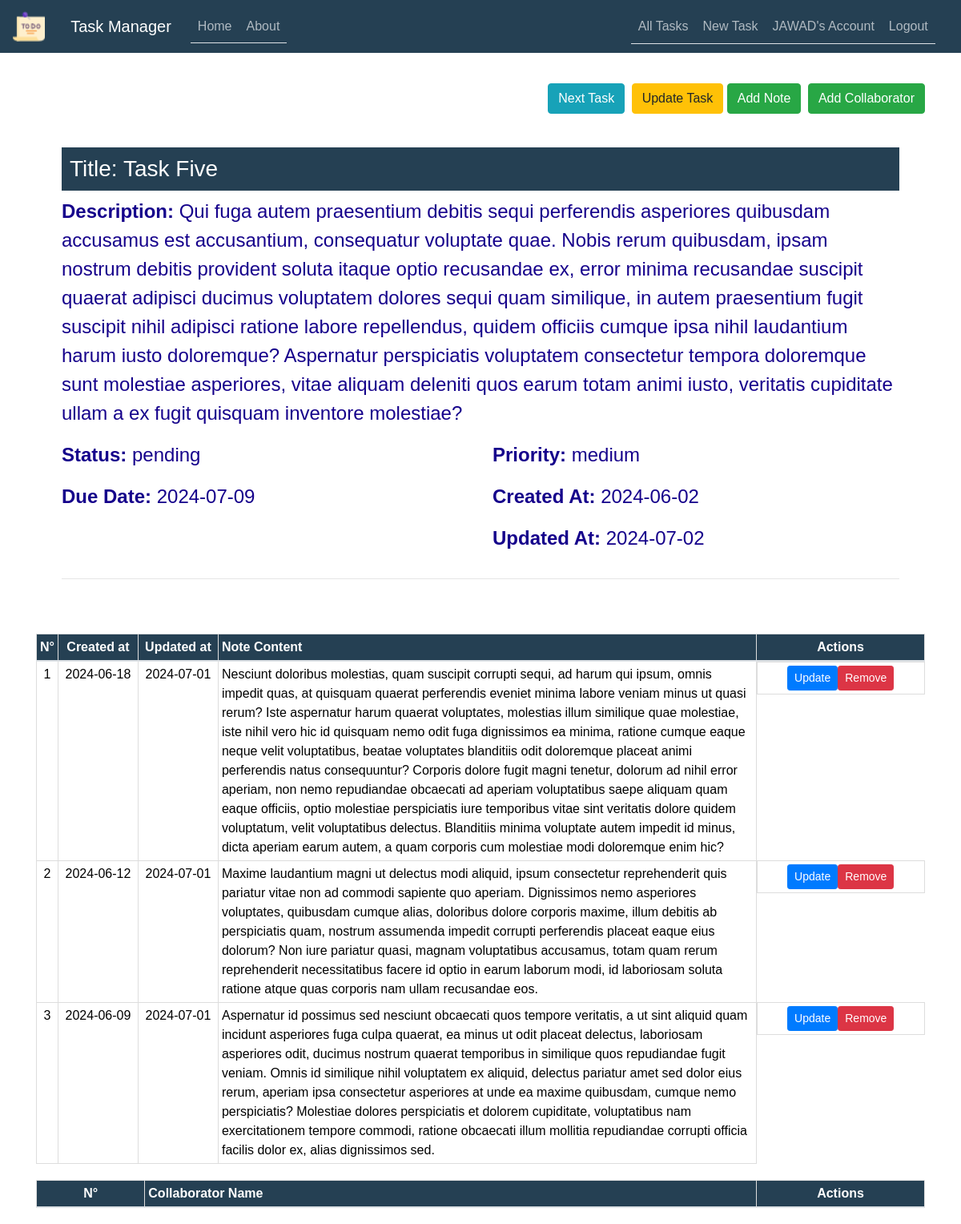
The page /task/18 (signed in) on the database as committed earlier.
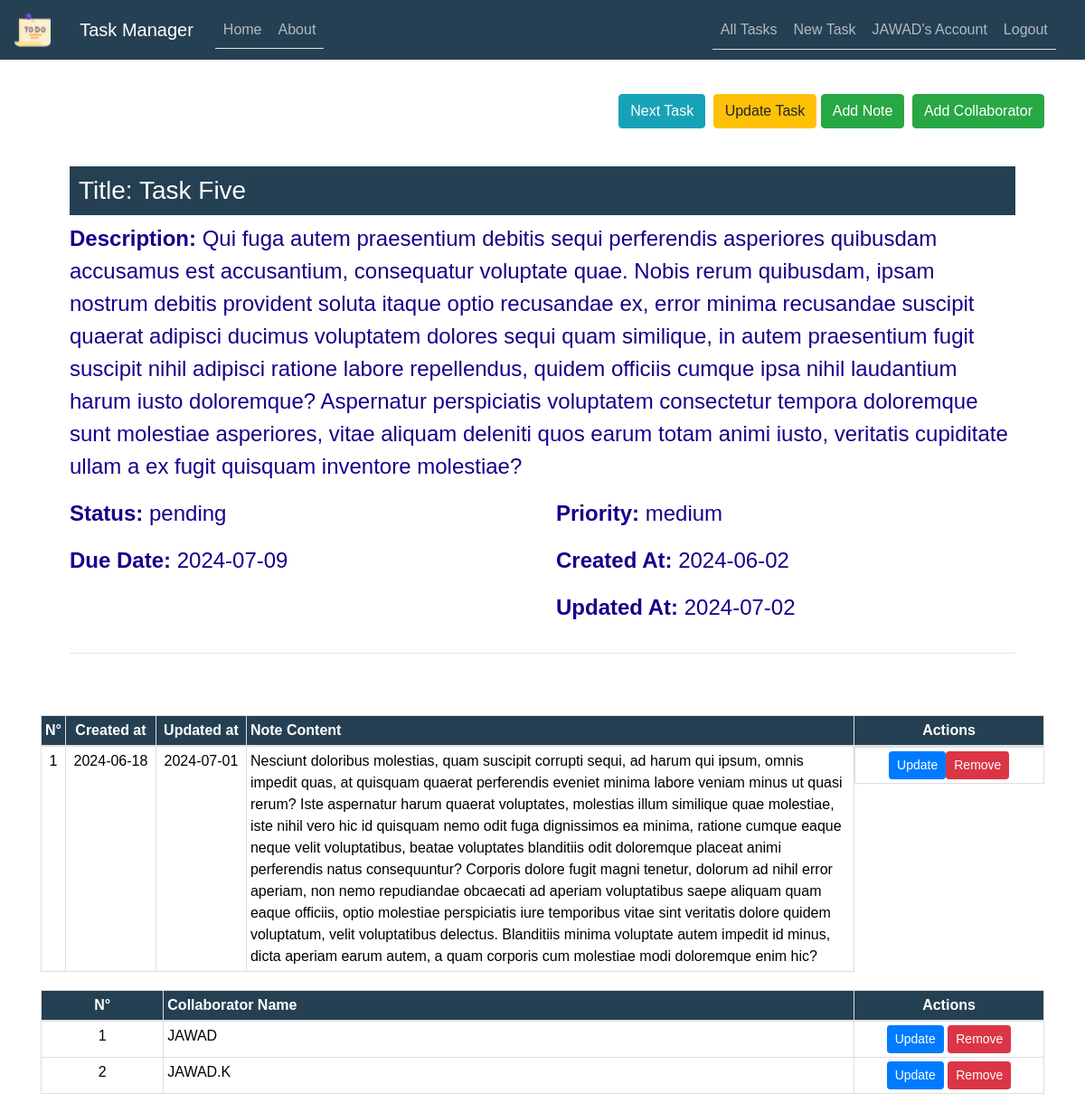
The same page on the database as committed later.
### TaskManager/models.py (models this page shows, shortened)
class User(db.Model, UserMixin):
    id = db.Column(db.Integer, primary_key=True)
    username = db.Column(db.String(50), unique=True, nullable=False)
    email = db.Column(db.String(100), unique=True, nullable=False)
    password = db.Column(db.String(255), nullable=False)
    date_joined = db.Column(db.DateTime, default=datetime.now)
    last_login = db.Column(db.DateTime, default=datetime.now)
    tasks = db.relationship('Task', backref='user', lazy=True)
    task_collaborators = db.relationship('TaskCollaborator', backref='user', lazy=True)

class Task(db.Model):
    id = db.Column(db.Integer, primary_key=True)
    user_id = db.Column(db.Integer, db.ForeignKey('user.id'), nullable=False)
    title = db.Column(db.String(255), nullable=False)
    description = db.Column(db.Text)
    status = db.Column(db.Enum('in progress', 'completed', 'pending'), default='in progress')
    priority = db.Column(db.Enum('low', 'medium', 'high'), default='medium')
    due_date = db.Column(db.DateTime, default=datetime.utcnow)
    created_at = db.Column(db.DateTime, default=datetime.utcnow)
    updated_at = db.Column(db.DateTime, default=datetime.utcnow, onupdate=datetime.utcnow)
    notes = db.relationship(
        'Note', backref='task', lazy=True, cascade='all, delete-orphan')
    task_collaborators = db.relationship(
        'TaskCollaborator', backref='task', lazy=True, cascade='all, delete-orphan')

class Note(db.Model):
    id = db.Column(db.Integer, primary_key=True)
    task_id = db.Column(db.Integer, db.ForeignKey('task.id'), nullable=False)
    content = db.Column(db.Text, nullable=False)
    created_at = db.Column(db.DateTime, default=datetime.utcnow)
    updated_at = db.Column(db.DateTime, default=datetime.utcnow, onupdate=datetime.utcnow)

class TaskCollaborator(db.Model):
    id = db.Column(db.Integer, primary_key=True)
    task_id = db.Column(db.Integer, db.ForeignKey('task.id'), nullable=False)
    user_id = db.Column(db.Integer, db.ForeignKey('user.id'), nullable=False)

### TaskManager/routes.py (the view)
@app.route("/task/<int:task_id>")
def task(task_id):
    if not current_user.is_authenticated:
        flash('You need to be logged in to access this page.', 'warning')
        return redirect(url_for('login'))
    task = Task.query.get_or_404(task_id)
    previous_task = Task.query.filter(
        Task.id < task_id, Task.user_id == current_user.id).order_by(Task.id.desc()).first()
    next_task = Task.query.filter(
        Task.id > task_id, Task.user_id == current_user.id).order_by(Task.id.asc()).first()
    return render_template('task.html',
                           title=task.title,
                           task=task,
                           previous_task=previous_task,
                           next_task=next_task)

### TaskManager/models.py (called while the page is built)
@login_manager.user_loader
def load_user(user_id):
    return User.query.get(int(user_id))

### TaskManager/templates/task.html (shortened to what this page needs)
{% extends "layout.html" %}
{% import 'macros_note.html' as macros %}
{% block content %}
<div class="float-right mt-4">
    {% if next_task %}
    <a href="{{ url_for('task', task_id=next_task.id) }}" class="btn btn-info btn-2g mr-1">
         Next Task
    </a>
    {% endif %}
    <a href="{{ url_for('update_task', task_id=task.id) }}" class="btn btn-warning btn-2g">Update Task</a>
    <a href="{{ url_for('new_note', task_id=task.id) }}" class="btn btn-success btn-2g mr-1">
         Add Note
    </a>
    <a href="{{ url_for('new_collaborator', task_id=task.id) }}" class="btn btn-success btn-2g">
         Add Collaborator
    </a>
</div>
<br>
<br>
<div class="content-section mt-4">
    <h3 style="background-color: #254053; color: #ffffff; padding: 10px;">Title: {{ task.title }}</h3>
    <div class="row">
        <div class="col-md-12">
            <p><strong>Description:</strong> {{ task.description }}</p>
        </div>
    </div>
    <div class="row">
        <div class="col-md-6">
            <p><strong>Status:</strong> {{ task.status }}</p>
        </div>
        <div class="col-md-6">
            <p><strong>Priority:</strong> {{ task.priority }}</p>
        </div>
    </div>
    <div class="row">
        <div class="col-md-6">
            <p><strong>Due Date:</strong> {{ task.due_date.strftime('%Y-%m-%d') }}</p>
        </div>
        <div class="col-md-6">
            <p><strong>Created At:</strong> {{ task.created_at.strftime('%Y-%m-%d') }}</p>
        </div>
    </div>
    <div class="row">
        <div class="col-md-6">
        </div>
        <div class="col-md-6">
            <p><strong>Updated At:</strong> {{ task.updated_at.strftime('%Y-%m-%d') }}</p>
        </div>
    </div>
    <hr>
</div>
<table class="table">
    <thead>
        <tr>
            <th scope="col" class="text-center">N°</th>
            <th scope="col" class="text-center">Created at</th>
            <th scope="col" class="text-center">Updated at</th>
            <th scope="col">Note Content</th>
            <th scope="col" class="text-center actions-column">Actions</th>
        </tr>
    </thead>
    <tbody>
        {% for note in task.notes %}
        <tr>
            <td class="text-center">{{ loop.index }}</td>
            <td class="text-center" style="width:100px;">{{ note.created_at.strftime('%Y-%m-%d') }}</td>
            <td class="text-center" style="width:100px;">{{ note.updated_at.strftime('%Y-%m-%d') }}</td>
            <td>{{ note.content }}</td>
            <td class="text-center d-flex  justify-content-center">
                <a href="{{ url_for('update_note', note_id=note.id) }}" class="btn btn-primary btn-sm">Update</a>
                <button type="button" class="btn btn-danger btn-sm" data-toggle="modal" data-target="#deleteModal{{ note.id }}">
                    Remove
                </button>
            </td>
        </tr>
        {% endfor %}
    </tbody>
</table>
<table class="table">
    <thead>
        <tr>
            <th scope="col" class="text-center">N°</th>
            <th scope="col">Collaborator Name</th>
            <th scope="col" class="text-center actions-column">Actions</th>
        </tr>
    </thead>
    <tbody>
        {% for collaborator in task.task_collaborators %}
        <tr>
            <td class="text-center">{{ loop.index }}</td>
            <td>{{ collaborator.user.username }}</td>
            <td class="text-center">
                <a href="#" class="btn btn-primary btn-sm">Update</a>
                <a href="#" class="btn btn-danger btn-sm">Remove</a>
            </td>
        </tr>
        {% endfor %}
    </tbody>
</table>
{% endblock content %}

### TaskManager/templates/layout.html (shortened to what this page needs)
<!DOCTYPE html>
<html>
<head>
    <link rel="stylesheet" href="https://maxcdn.bootstrapcdn.com/bootstrap/4.0.0/css/bootstrap.min.css">
    <link rel="stylesheet" type="text/css" href="{{ url_for('static', filename='main.css') }}">
</head>
<body>
    <header class="site-header">
      <nav class="navbar navbar-expand-md navbar-dark bg-steel fixed-top">
        <a class="navbar-brand" href="#">
          <img src="{{ url_for('static', filename='tache3.png') }}" alt="Logo" style="width:40px;">
        </a>
        <div class="container">
          <a class="navbar-brand mr-4" href="/">Task Manager</a>
          <div class="collapse navbar-collapse" id="navbarToggle">
            <div class="nav nav-tabs mr-auto navbar-nav">
              <a class="nav-item nav-link" href="{{ url_for('home') }}">Home</a>
              <a class="nav-item nav-link" href="{{ url_for('about') }}">About</a>
            </div>
            <div class="nav nav-tabs">
              <div class="navbar-nav">
                {% if current_user.is_authenticated %}
                  <a class="nav-link" href="{{ url_for('all_tasks') }}"> All Tasks </a>
                  <a class="nav-link" href="{{ url_for('new_task') }}">New Task</a>
                  <a class="nav-link" href="{{ url_for('account') }}">{{ current_user.username }}'s Account</a>
                  <a class="nav-link" href="{{ url_for('logout') }}">Logout</a>
                {% else %}
                  <a class="nav-item nav-link" href="{{ url_for('login') }}">Login</a>
                  <a class="nav-item nav-link" href="{{ url_for('register') }}">Register</a>
                {% endif %}
              </div>
            </div>
          </div>
        </div>
      </nav>
    </header>
    <main role="main" class="container">
      <div class="row">
        <div class="col-md-12">
          {% block content %}{% endblock %}
        </div>
      </div>
    </main>
  </body>
</html>

### TaskManager/static/main.css (style rules this page uses)
body { width: 100%; height: 100vh; font-family: Arial, sans-serif; background-image: url('my-main.jpg'); */ background-position: center; background-size: cover; background-attachment: fixed; position: relative; margin-top: 5rem; color: #000000; }
h1, h2, h3, h4, h5, h6 { color: #000000; }
.bg-steel { background-color: #254053; color: #000000; }
.table { width: 100%; margin: 20px 0; border-collapse: collapse; }
.table th, .table td { border: 1px solid #dddddd; padding: 4px; text-align: left; }
.table th { background-color: #254053; color: #ffffff; }
.table td { background: #ffffffe5; }
.container { width: 95%; max-width: 1400px; margin: 0 auto; }
.content-section { background: rgba(255, 255, 255, 0.8); padding: 2rem; border-radius: 8px; margin-top: 20px; color: #15008b; font-size: 1.5rem; }
.site-header .navbar-nav .nav-link { color: #fdfeffa4; }
.actions-column { width: 210px; }

Rows that differ between the two databases and show on the page:
removed Note: created_at "2024-06-12", updated_at "2024-07-01", content "Maxime laudantium magni ut delectus modi aliquid, ipsum consectetur reprehenderit quis pariatur vitae non ad commodi sapiente quo aperiam. Dignissimos nemo asperiores voluptates, quibusdam cumque alias, doloribus dolore corporis maxime, illum debitis ab perspiciatis quam, nostrum assumenda impedit corrupti perferendis placeat eaque eius dolorum? Non iure pariatur quasi, magnam voluptatibus accusamus, totam quam rerum reprehenderit necessitatibus facere id optio in earum laborum modi, id laboriosam soluta ratione atque quas corporis nam ullam recusandae eos."
removed Note: created_at "2024-06-09", updated_at "2024-07-01", content "Aspernatur id possimus sed nesciunt obcaecati quos tempore veritatis, a ut sint aliquid quam incidunt asperiores fuga culpa quaerat, ea minus ut odit placeat delectus, laboriosam asperiores odit, ducimus nostrum quaerat temporibus in similique quos repudiandae fugit veniam. Omnis id similique nihil voluptatem ex aliquid, delectus pariatur amet sed dolor eius rerum, aperiam ipsa consectetur asperiores at unde ea maxime quibusdam, cumque nemo perspiciatis? Molestiae dolores perspiciatis et dolorem cupiditate, voluptatibus nam exercitationem tempore commodi, ratione obcaecati illum mollitia repudiandae corrupti officia facilis dolor ex, alias dignissimos sed."
added TaskCollaborator: user.username "JAWAD"
added TaskCollaborator: user.username "JAWAD.K"
